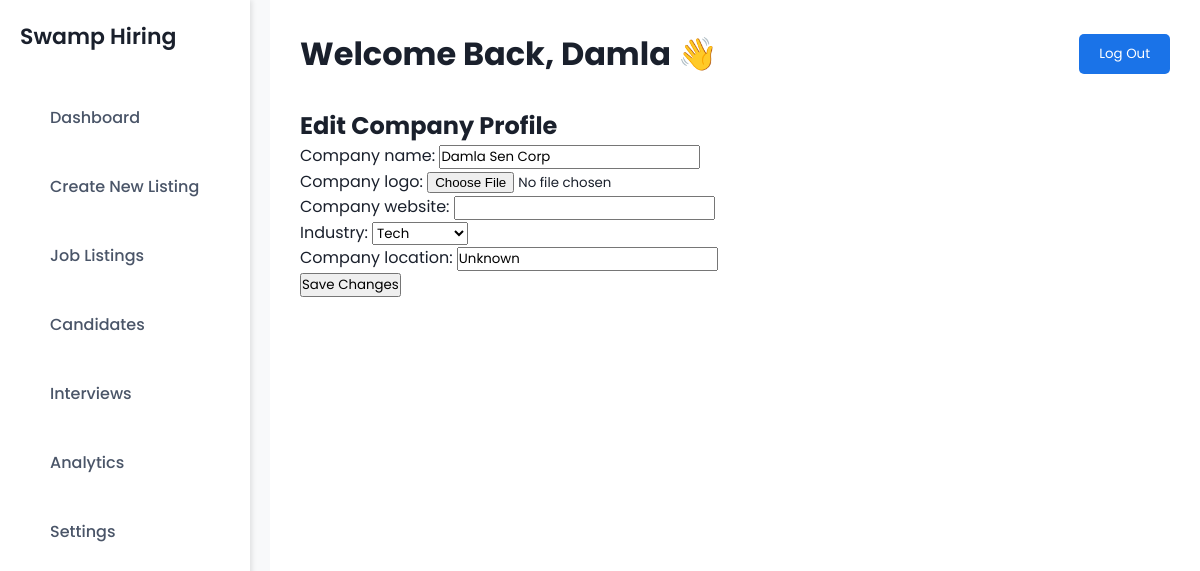
Before: /settings/edit_profile/ (signed in) with the older database file.
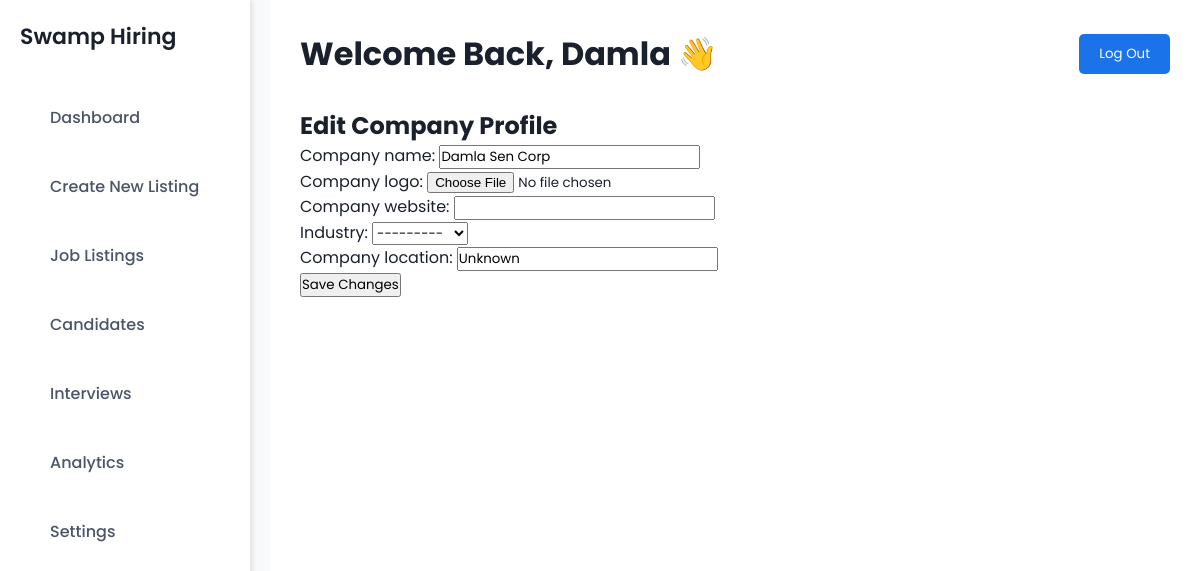
After: the same page with the newer database file.
### tutorials/models/employer_models.py (models this page shows, shortened)
class Employer(models.Model):
    username = models.CharField(max_length=150, unique=True)  # ✅ Store username separately
    email = models.EmailField(unique=True)  # ✅ Store email separately
    company_name = models.CharField(max_length=255)
    company_website = models.URLField(blank=True, null=True)
    company_location = models.CharField(max_length=255)
    industry = models.CharField(max_length=100, choices=[
        ('Tech', 'Tech'), ('Finance', 'Finance'), ('Healthcare', 'Healthcare'),
        ('Education', 'Education'), ('Retail', 'Retail'), ('Other', 'Other')
    ])
    company_size = models.PositiveIntegerField(default=1)
    company_logo = models.ImageField(upload_to='company_logos/', blank=True, null=True)
    total_jobs_posted = models.PositiveIntegerField(default=0)
    total_applicants = models.PositiveIntegerField(default=0)
    recent_activity = models.DateTimeField(auto_now=True)
    is_verified = models.BooleanField(default=False)
    account_status = models.CharField(max_length=20, choices=[
        ('Active', 'Active'), ('Suspended', 'Suspended'), ('Pending', 'Pending')
    ], default='Pending')
    subscription_plan = models.CharField(max_length=20, choices=[
        ('Free', 'Free'), ('Premium', 'Premium'), ('Enterprise', 'Enterprise')
    ], default='Free')

### tutorials/views/employer_views.py (the view)
# urls.py: path("settings/edit_profile/", edit_company_profile, name="edit_company_profile"),
@login_required
def edit_company_profile(request):
    try:
        employer = Employer.objects.get(username=request.user.username)
    except Employer.DoesNotExist:
        return render(request, "error.html", {"message": "Employer not found"})
    if request.method == "POST":
        form = EmployerProfileForm(request.POST, request.FILES, instance=employer)
        if form.is_valid():
            form.save()
            return redirect("employer_settings")  # Redirect to settings after update
    else:
        form = EmployerProfileForm(instance=employer)
    return render(request, "edit_company_profile.html", {"form": form})

### tutorials/forms/employer_forms.py
class EmployerProfileForm(forms.ModelForm):
    class Meta:
        model = Employer
        fields = ['company_name', 'company_logo', 'company_website', 'industry', 'company_location']

### tutorials/templates/edit_company_profile.html (shortened to what this page needs)
{% extends "base.html" %}
{% block content %}
  <h2>Edit Company Profile</h2>
  <form method="POST" enctype="multipart/form-data">
    {{ form.as_p }}
    <button type="submit">Save Changes</button>
  </form>
{% endblock %}

Changed rows visible on the page:
changed Employer "Damla Sen Corp": industry "Tech" → "---------"
